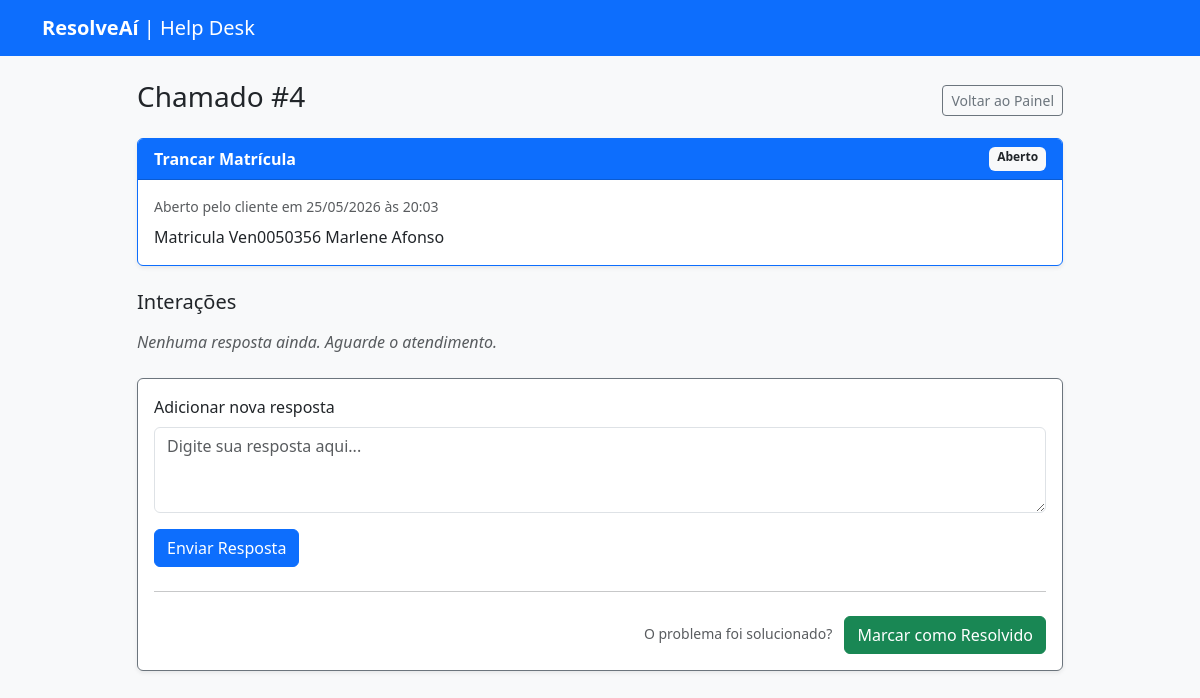
Page /ticket/4 (signed in) on the committed database.
### app/models.py (models this page shows)
class Ticket(db.Model):
    id = db.Column(db.Integer, primary_key=True)
    titulo = db.Column(db.String(150), nullable=False)
    descricao = db.Column(db.Text, nullable=False)
    status = db.Column(db.String(50), default='Aberto')
    data_criacao = db.Column(db.DateTime, default=datetime.utcnow)
    nota = db.Column(db.Integer, nullable=True)
    cliente_id = db.Column(db.Integer, db.ForeignKey('user.id'), nullable=False)
    respostas = db.relationship('Reply', backref='ticket_original', lazy=True)

### app/routes.py (the view, shortened to what this page needs)
@bp.route('/ticket/<int:id>', methods=['GET', 'POST'])
@login_required
def ver_ticket(id):
    ticket = Ticket.query.get_or_404(id)
    return render_template('ticket.html', ticket=ticket)

### app/__init__.py (called while the page is built)
def create_app():
    app = Flask(__name__)
    app.config['SECRET_KEY'] = 'chave_super_secreta_para_sessoes'
    app.config['SQLALCHEMY_DATABASE_URI'] = 'sqlite:///database.db'
    app.config['SQLALCHEMY_TRACK_MODIFICATIONS'] = False
    db.init_app(app)
    login_manager.init_app(app)
    login_manager.login_view = 'main.login' # Redireciona não-logados pra cá
    login_manager.login_message = "Por favor, faça login para acessar esta página."
    from app.models import User
    @login_manager.user_loader
    def load_user(user_id):
        return User.query.get(int(user_id))
    from app.routes import bp
    app.register_blueprint(bp)
    return app

### app/templates/ticket.html (shortened to what this page needs)
{% extends "base.html" %}
{% block content %}
<div class="row mt-4">
    <div class="col-md-10 mx-auto">
        <div class="d-flex justify-content-between align-items-center mb-3">
            <h3>Chamado #{{ ticket.id }}</h3>
            <a href="/" class="btn btn-outline-secondary btn-sm">Voltar ao Painel</a>
        </div>
        <div class="card shadow-sm mb-4 border-primary">
            <div class="card-header text-white bg-primary d-flex justify-content-between">
                <span><strong>{{ ticket.titulo }}</strong></span>
                <span class="badge bg-light text-dark">{{ ticket.status }}</span>
            </div>
            <div class="card-body">
                <p class="text-muted small mb-2">Aberto pelo cliente em {{ ticket.data_criacao.strftime('%d/%m/%Y às %H:%M') }}</p>
                <p class="mb-0" style="white-space: pre-wrap;">{{ ticket.descricao }}</p>
            </div>
        </div>
        <h5 class="mb-3">Interações</h5>
        {% for resposta in ticket.respostas %}
            <div class="card shadow-sm mb-3 {% if resposta.autor.tipo != 'cliente' %}border-info ms-5{% else %}me-5{% endif %}">
                <div class="card-body py-2 px-3 bg-light">
                    <div class="d-flex justify-content-between text-muted small mb-2 border-bottom pb-1">
                        <strong>{{ resposta.autor.nome }} ({{ resposta.autor.tipo | capitalize }})</strong>
                        <span>{{ resposta.data_resposta.strftime('%d/%m/%Y %H:%M') }}</span>
                    </div>
                    <p class="mb-1" style="white-space: pre-wrap;">{{ resposta.texto }}</p>
                </div>
            </div>
        {% else %}
            <p class="text-muted fst-italic">Nenhuma resposta ainda. Aguarde o atendimento.</p>
        {% endfor %}
        {% if ticket.status != 'Resolvido' %}
            <div class="card shadow-sm mt-4 border-secondary">
                <div class="card-body">
                    <form method="POST" action="/ticket/{{ ticket.id }}">
                        <div class="mb-3">
                            <label for="texto" class="form-label">Adicionar nova resposta</label>
                            <textarea class="form-control" id="texto" name="texto" rows="3" required placeholder="Digite sua resposta aqui..."></textarea>
                        </div>
                        <button type="submit" class="btn btn-primary">Enviar Resposta</button>
                    </form>
                    <hr class="my-4">
                    <form method="POST" action="/ticket/{{ ticket.id }}" class="text-end">
                        <span class="text-muted small me-2">O problema foi solucionado?</span>
                        <button type="submit" class="btn btn-success">Marcar como Resolvido</button>
                    </form>
                </div>
            </div>
        {% endif %}
    </div>
</div>
{% endblock %}

### rows in the picture
Ticket: id "4", titulo "Trancar Matrícula", status "Aberto", data_criacao "25/05/2026 às 20:03", descricao "Matricula Ven0050356 Marlene Afonso"
